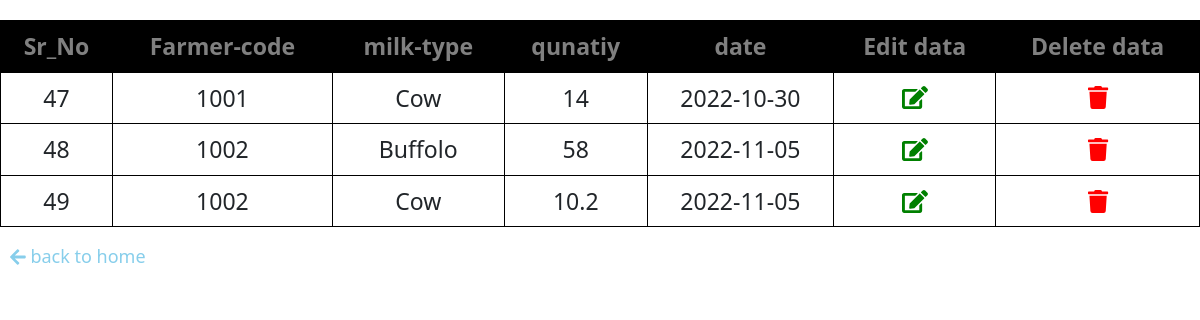
Screenshot of /date.php with the database file from the repository.
### tables this page shows
CREATE TABLE `milk_col` (
  `Sr_No` int(10) NOT NULL,
  `Farmer_code` int(10) NOT NULL,
  `milk_type` varchar(10) NOT NULL,
  `quantity` double NOT NULL,
  `Date` date DEFAULT current_timestamp()
);

### date.php (the view, shortened to what this page needs)
<?php
$db_hostname = "127.0.0.1";
$db_username = "root";
$db_password = "";
$db_name = "dairy_management";
$conn = new mysqli($db_hostname, $db_username, $db_password, $db_name);
?>
<!DOCTYPE html>
<html lang="en">
<head>
    <link href="https://cdn.jsdelivr.net/npm/bootstrap@5.2.0-beta1/dist/css/bootstrap.min.css" rel="stylesheet">
    <link rel="stylesheet" href="submit.css">
</head>
<body>
    <table class="table" border="1">
        <thead>
            <tr>
            <th scope="col">Sr_No</th>
                <th scope="col">Farmer-code</th>
                <th scope="col">milk-type</th>
                <th scope="col">qunatiy</th>
                <th scope="col">date</th>
                <th>Edit data</th>
                <th>Delete data</th>
            </tr>
        </thead>
        <tbody>
            <?php
            $query = "SELECT * FROM `milk_col`;";
            $result = $conn->query($query);
            if ($result->num_rows > 0) {
                while ($row = $result->fetch_assoc()) {
            ?>
                    <tr>
                    <td><?php echo $row['Sr_No'] ?></td>
                        <td><?php echo $row['Farmer_code'] ?></td>
                        <td><?php echo $row['milk_type'] ?></td>
                        <td><?php echo $row['quantity'] ?></td>
                        <td><?php echo $row['Date'] ?></td>
                        <td><a href="edit.php?Sr_No=<?php echo $row['Sr_No']?>"><i style="color: green;" class="fa fa-edit"></i></a></button></td>
                       <td><a href="delete.php?Sr_No=<?php echo $row['Sr_No']?>" ><i style="color: red;" class="fa fa-trash"></i></a></button></td>
                    </tr>
            <?php
                }
            } else {
                echo "Not Found data";
            }
            ?>
        </tbody>
    </table>
    <a href="dashboard.php" id="back" style="text-decoration: none; color:skyblue; margin-left:10px; font-size:large;" onclick="reload()"><i class="fa fa-arrow-left"></i> back to home</a>
</body>
</html>

### date.php (style rules this page uses)
body { background-color:#fff; }
thead { margin-top: 30px; background-color: black; color: grey; }
table { margin-top: 20px; }
table, th, td { border: 1px solid black; font-size: larger; text-align: center; }
a { color: black; text-decoration: none; }

### rows the page displays
milk_col: Sr_No "47", Farmer_code "1001", milk_type "Cow", quantity "14", Date "2022-10-30"
milk_col: Sr_No "48", Farmer_code "1002", milk_type "Buffolo", quantity "58", Date "2022-11-05"
milk_col: Sr_No "49", Farmer_code "1002", milk_type "Cow", quantity "10.2", Date "2022-11-05"
